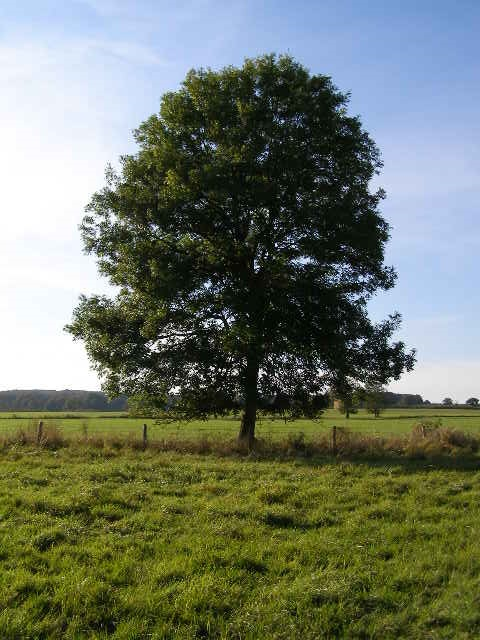
#> input picture images/tree.jpg, 480 x 640 px
$ python opencv6.py
#> lines starting #> are read from the running program, lines starting #| are printed output that depends on the picture; after the words box and inside, x2 and y2 are one past the last pixel; in counts of white or black regions, pixels touching at a corner belong together
#!/usr/bin/env python3

# Thresholding

import numpy as np
import cv2


def read_image(image_name, as_gray):
#> called with image_name = 'images/tree.jpg', as_gray = True
    if as_gray:
        image = cv2.imread(image_name,cv2.IMREAD_GRAYSCALE)
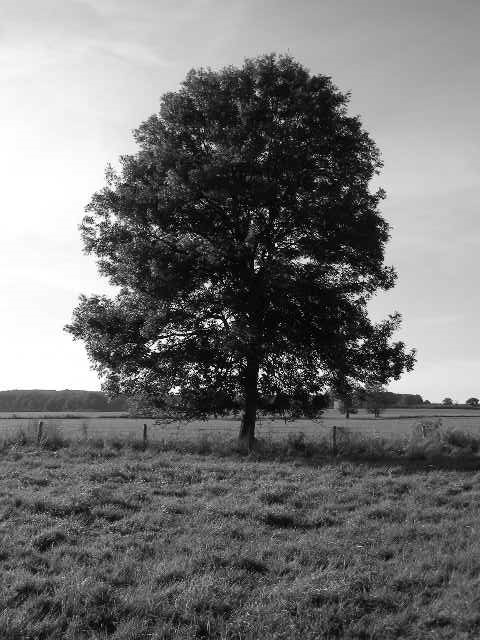
#> image: shape (640, 480); min 0, max 255, mean 115.7
    else:
        image = cv2.imread(image_name,cv2.IMREAD_COLOR)
    cv2.imshow("Image",image)
    return image


def basic_thresholding(gray_image, threshold_value):
#> called with threshold_value = 111
    ret, thresh_basic = cv2.threshold(gray_image,
                                    threshold_value,
                                    255,
                                    cv2.THRESH_BINARY_INV)
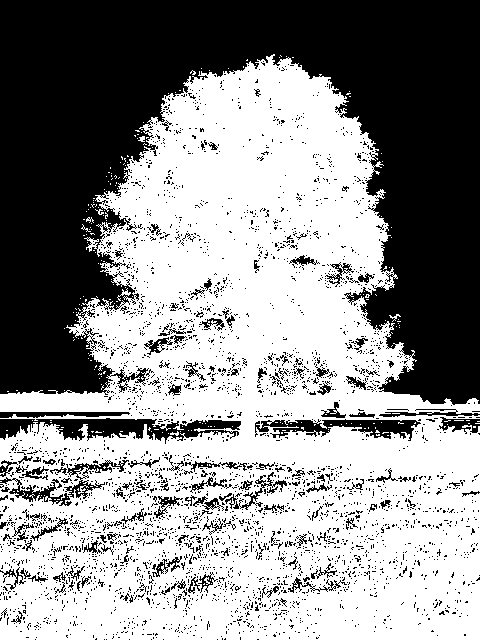
#> thresh_basic: shape (640, 480); 57% white; 3524 black regions (3378 under 20 px), largest, box (x1, y1, x2, y2) and area: (0, 0, 480, 405) 107550, (0, 418, 241, 444) 3104, (255, 419, 421, 441) 1730
#> ret = 111
    cv2.imshow("Basic Binary Image",thresh_basic)

def adaptive_thresholding(gray_image, threshold_value):
#> called with threshold_value = 111
    adaptive_threshold_image = cv2.adaptiveThreshold(gray_image,
                                        255,
                                        cv2.ADAPTIVE_THRESH_MEAN_C,
                                        cv2.THRESH_BINARY_INV,
                                        threshold_value,
                                        2)
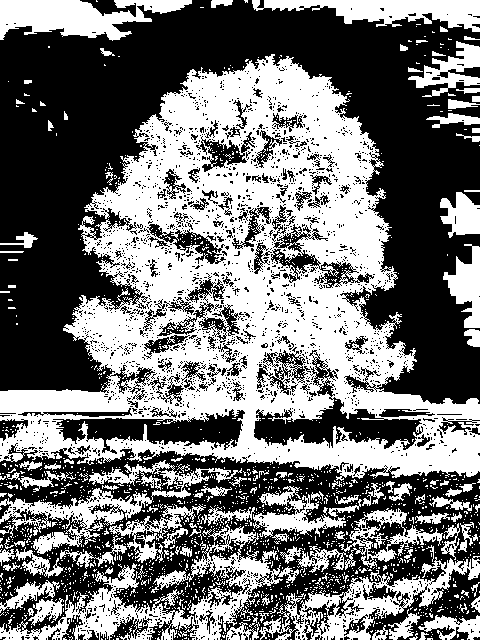
#> adaptive_threshold_image: shape (640, 480); 45.7% white; 1666 white regions (1549 under 20 px), largest, box (x1, y1, x2, y2) and area: (0, 54, 480, 481) 88365, (0, 524, 299, 640) 8506, (259, 556, 480, 640) 5253
    cv2.imshow("Adaptive Threshold Image",adaptive_threshold_image)


def main():

    image_name = "images/tree.jpg"
    as_gray = True
    threshold_value=111
    gray_image = read_image(image_name,as_gray)
    basic_thresholding(gray_image, threshold_value)
    adaptive_thresholding(gray_image, threshold_value)
    cv2.waitKey(0)
    cv2.destroyAllWindows()

if __name__ == '__main__':
    main()
